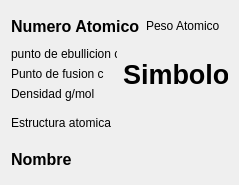
<?xml version="1.0" encoding="UTF-8"?>
<ui version="4.0">
 <class>elemento</class>
 <widget class="QDialog" name="elemento">
  <property name="geometry">
   <rect>
    <x>0</x>
    <y>0</y>
    <width>239</width>
    <height>185</height>
   </rect>
  </property>
  <property name="minimumSize">
   <size>
    <width>50</width>
    <height>50</height>
   </size>
  </property>
  <property name="maximumSize">
   <size>
    <width>239</width>
    <height>185</height>
   </size>
  </property>
  <property name="windowTitle">
   <string>Dialog</string>
  </property>
  <layout class="QGridLayout" name="gridLayout">
   <item row="0" column="0">
    <layout class="QVBoxLayout" name="verticalLayout_2">
     <item>
      <layout class="QHBoxLayout" name="horizontalLayout">
       <item>
        <widget class="QLabel" name="label">
         <property name="font">
          <font>
           <pointsize>12</pointsize>
           <bold>true</bold>
          </font>
         </property>
         <property name="text">
          <string>Numero Atomico</string>
         </property>
        </widget>
       </item>
       <item>
        <widget class="QLabel" name="label_2">
         <property name="text">
          <string>Peso Atomico</string>
         </property>
        </widget>
       </item>
      </layout>
     </item>
     <item>
      <layout class="QHBoxLayout" name="horizontalLayout_2">
       <item>
        <layout class="QVBoxLayout" name="verticalLayout">
         <item>
          <widget class="QLabel" name="label_4">
           <property name="text">
            <string>punto de ebullicion c</string>
           </property>
          </widget>
         </item>
         <item>
          <widget class="QLabel" name="label_5">
           <property name="text">
            <string>Punto de fusion c</string>
           </property>
          </widget>
         </item>
         <item>
          <widget class="QLabel" name="label_6">
           <property name="text">
            <string>Densidad g/mol</string>
           </property>
          </widget>
         </item>
        </layout>
       </item>
       <item>
        <widget class="QLabel" name="label_3">
         <property name="font">
          <font>
           <pointsize>20</pointsize>
           <bold>true</bold>
          </font>
         </property>
         <property name="text">
          <string>Simbolo</string>
         </property>
        </widget>
       </item>
      </layout>
     </item>
     <item>
      <widget class="QLabel" name="label_7">
       <property name="text">
        <string>Estructura atomica </string>
       </property>
      </widget>
     </item>
     <item>
      <widget class="QLabel" name="label_8">
       <property name="font">
        <font>
         <pointsize>12</pointsize>
         <bold>true</bold>
        </font>
       </property>
       <property name="text">
        <string>Nombre</string>
       </property>
      </widget>
     </item>
    </layout>
   </item>
  </layout>
 </widget>
 <resources/>
 <connections/>
</ui>
